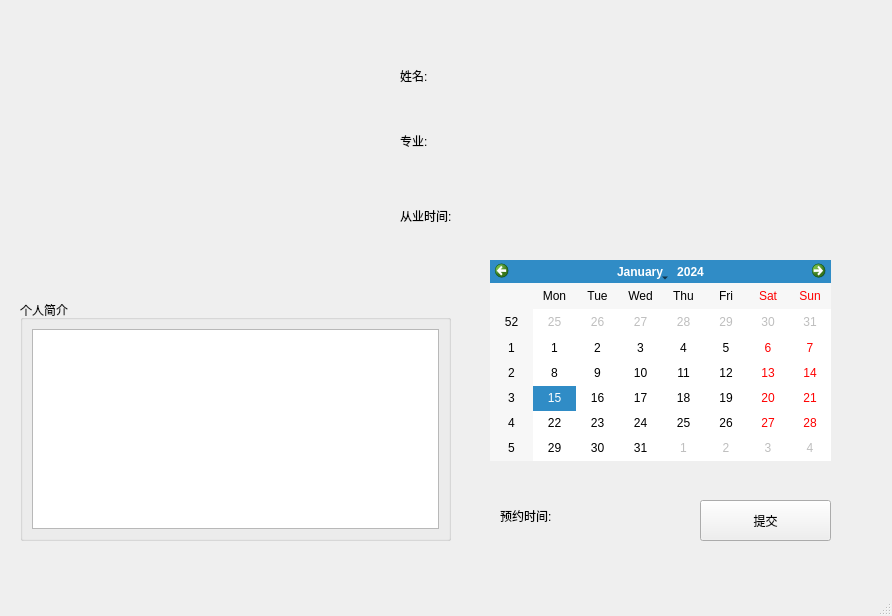
<?xml version="1.0" encoding="UTF-8"?>
<ui version="4.0">
 <class>AppointmentWindow</class>
 <widget class="QMainWindow" name="AppointmentWindow">
  <property name="geometry">
   <rect>
    <x>0</x>
    <y>0</y>
    <width>892</width>
    <height>616</height>
   </rect>
  </property>
  <property name="windowTitle">
   <string>MainWindow</string>
  </property>
  <widget class="QWidget" name="centralwidget">
   <widget class="DisplayWidget" name="widget" native="true">
    <property name="geometry">
     <rect>
      <x>100</x>
      <y>50</y>
      <width>201</width>
      <height>201</height>
     </rect>
    </property>
    <property name="styleSheet">
     <string notr="true">background-image: url(:/img/Customer Copy.png);</string>
    </property>
   </widget>
   <widget class="QLabel" name="nameLabel">
    <property name="geometry">
     <rect>
      <x>400</x>
      <y>50</y>
      <width>291</width>
      <height>51</height>
     </rect>
    </property>
    <property name="text">
     <string>姓名:</string>
    </property>
   </widget>
   <widget class="QLabel" name="majorLabel">
    <property name="geometry">
     <rect>
      <x>400</x>
      <y>120</y>
      <width>301</width>
      <height>41</height>
     </rect>
    </property>
    <property name="text">
     <string>专业:</string>
    </property>
   </widget>
   <widget class="QLabel" name="workTime">
    <property name="geometry">
     <rect>
      <x>400</x>
      <y>200</y>
      <width>311</width>
      <height>31</height>
     </rect>
    </property>
    <property name="text">
     <string>从业时间:</string>
    </property>
   </widget>
   <widget class="QGroupBox" name="groupBox">
    <property name="geometry">
     <rect>
      <x>20</x>
      <y>300</y>
      <width>431</width>
      <height>241</height>
     </rect>
    </property>
    <property name="title">
     <string>个人简介</string>
    </property>
    <layout class="QHBoxLayout" name="horizontalLayout">
     <item>
      <widget class="QTextEdit" name="briefIntroduceTextEdit"/>
     </item>
    </layout>
   </widget>
   <widget class="QCalendarWidget" name="calendarWidget">
    <property name="geometry">
     <rect>
      <x>490</x>
      <y>260</y>
      <width>341</width>
      <height>201</height>
     </rect>
    </property>
   </widget>
   <widget class="QPushButton" name="commitButton">
    <property name="geometry">
     <rect>
      <x>700</x>
      <y>500</y>
      <width>131</width>
      <height>41</height>
     </rect>
    </property>
    <property name="text">
     <string>提交</string>
    </property>
   </widget>
   <widget class="QLabel" name="appointmentTime">
    <property name="geometry">
     <rect>
      <x>500</x>
      <y>500</y>
      <width>61</width>
      <height>31</height>
     </rect>
    </property>
    <property name="text">
     <string>预约时间:</string>
    </property>
   </widget>
   <widget class="QLabel" name="dateLabel">
    <property name="geometry">
     <rect>
      <x>570</x>
      <y>500</y>
      <width>121</width>
      <height>31</height>
     </rect>
    </property>
    <property name="text">
     <string/>
    </property>
   </widget>
  </widget>
  <widget class="QMenuBar" name="menubar">
   <property name="geometry">
    <rect>
     <x>0</x>
     <y>0</y>
     <width>892</width>
     <height>26</height>
    </rect>
   </property>
  </widget>
  <widget class="QStatusBar" name="statusbar"/>
 </widget>
 <customwidgets>
  <customwidget>
   <class>DisplayWidget</class>
   <extends>QWidget</extends>
   <header>displaywidget.h</header>
   <container>1</container>
  </customwidget>
 </customwidgets>
 <resources/>
 <connections/>
</ui>
